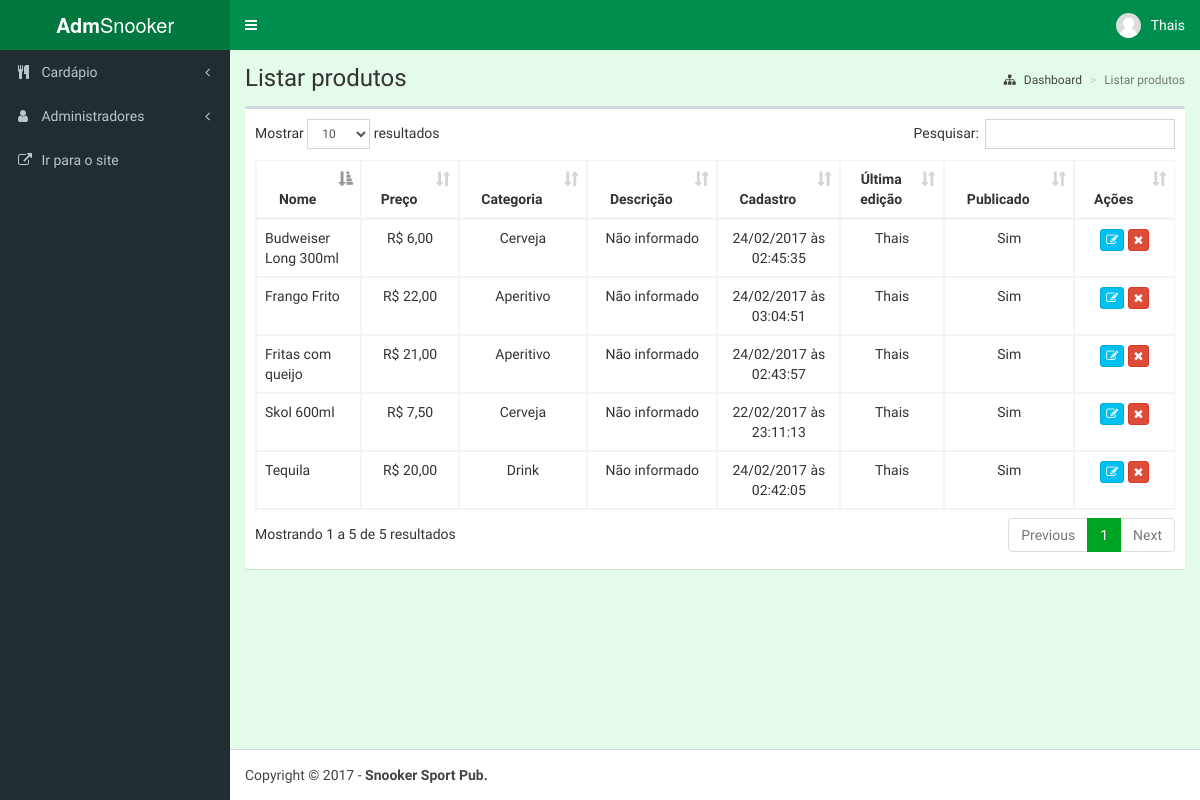
The app's page /admin/listar_produtos.php (signed in) with its own data.
### tables this page shows
CREATE TABLE `produtos` (
  `id_produto` int(11) NOT NULL,
  `nome` varchar(45) NOT NULL,
  `descricao` varchar(100) DEFAULT NULL,
  `preco` varchar(9) DEFAULT NULL,
  `categoria` char(1) NOT NULL,
  `publicado` char(1) NOT NULL,
  `cadastro` timestamp NOT NULL DEFAULT CURRENT_TIMESTAMP ON UPDATE CURRENT_TIMESTAMP,
  `admin_id_admin` int(11) NOT NULL
);

### admin/listar_produtos.php (the view, shortened to what this page needs)
<?php
require_once('../Connections/conexao.php');
$sql = "SELECT id_produto, nome, preco, categoria, descricao, publicado, admin_id_admin, DATE_FORMAT(cadastro, '%d/%m/%Y às %T') as date_formatted FROM produtos";
$result_product = mysql_query($sql,$connection) or die ("Error in table selection.");
$row_product = mysql_fetch_assoc($result_product);
$totalRows_product = mysql_num_rows($result_product);
?>
<!DOCTYPE html>
<html lang="pt-br">
<head>
  <link rel="stylesheet" href="bootstrap/css/bootstrap.css">
  <link rel="stylesheet" href="dist/font-awesome-4.7.0/css/font-awesome.min.css">
  <link rel="stylesheet" href="plugins/datatables/dataTables.bootstrap.css">
  <link rel="stylesheet" href="dist/css/style.css">
  <link rel="stylesheet" href="dist/css/skins/_all-skins.css">
</head>
<body class="hold-transition skin-blue sidebar-mini">
  <div class="wrapper">
    <?php include 'header.php'; ?>
    <?php include 'menu.php'; ?>
    <div class="content-wrapper">
      <section class="content-header">
        <h1>
          Listar produtos
        </h1>
        <ol class="breadcrumb">
          <li><a href="index.php"><i class="fa fa-sitemap"></i> Dashboard</a></li>
          <li class="active">Listar produtos</li>
        </ol>
      </section>
      <section class="content">
        <div id="conteudo" class="box">
          <div class="box-body">
              <?php if ($totalRows_product>0){ ?>
                <table id="example1" class="table table-bordered table-hover table-responsive">
                  <thead>
                    <tr>
                      <th class="text-center">Nome</th>
                      <th class="text-center">Preço</th>
                      <th class="text-center">Categoria</th>
                      <th class="text-center">Descrição</th>
                      <th class="text-center">Cadastro</th>
                      <th class="text-center">Última edição</th>
                      <th class="text-center">Publicado</th>
                      <th class="text-center">Ações</th>
                    </tr>
                  </thead>
                  <tbody>
                    <?php do { ?>
                      <tr>
                        <td><?php echo $row_product['nome']; ?></td>
                        <td class="text-center">
                          <?php if($row_product['preco']!=NULL){
                            echo $row_product['preco'];
                          }
                          else{
                            echo 'Não informado';
                          }  ?>
                        </td>
                        <td class="text-center">
                          <?php
                          switch ($row_product['categoria']) {
                            case 'C':
                            echo "Cerveja";
                            break;
                            case 'D':
                            echo "Drink";
                            break;
                            case 'A':
                            echo "Aperitivo";
                            break;
                          }
                          ?>
                        </td>
                        <td class="text-center">
                          <?php if($row_product['descricao']!=NULL){
                            echo $row_product['descricao'];
                          }
                          else{
                            echo 'Não informado';
                          }  ?>
                        </td>
                        <td class="text-center"><?php echo $row_product['date_formatted']; ?></td>
                        <td class="text-center">
                          <?php
                          $id_admin = $row_product['admin_id_admin'];
                          $sql = "SELECT nome FROM admin WHERE id_admin=$id_admin";
                          $result_admin = mysql_query($sql,$connection) or die ("Error in table selection.");
                          $row_admin = mysql_fetch_assoc($result_admin);
                          $totalRows_admin = mysql_num_rows($result_admin);
                          $first_name_admin = explode(" ", $row_admin['nome']);
                          if($totalRows_admin > 0){
                            echo $first_name_admin[0];
                          }
                          else{
                            echo 'Anônimo <i class="fa fa-question-circle" data-toggle="tooltip" data-placement="top" title="Admin foi excluído."></i>';
                          }
                          ?>
                        </td>
                        <td class="text-center">
                          <?php
                          if($row_product['publicado']!='N'){
                            echo "Sim";
                          }
                          else{
                            echo "<span class='c-red'>Não</span>";
                          }
                          ?>
                        </td>
                        <td class="text-center">
                          <a href="editar_produto.php?id=<?php echo $row_product['id_produto']; ?>" class="btn btn-info btn-xs"><i class="fa fa-edit" data-toggle="tooltip" data-placement="top" title="Editar"></i></a>
                          <?php if($row_logged['categoria']=='S'){ ?>
                            <a href="#" onclick="javascript: if (confirm('Essa ação é irreversível, tem certeza que deseja excluir esse produto?'))location.href='deletions.php?id_produto=<?php echo $row_product['id_produto']; ?>; ?>'" class="btn btn-danger btn-xs"><i class="fa fa-remove" data-toggle="tooltip" data-placement="top" title="Excluir"></i></a>
                            <?php } ?>
                          </td>
                        </tr>
                        <?php } while ($row_product = mysql_fetch_assoc($result_product)); ?>
                      </tbody>
                    </table>
                      <?php }?>
                    </div>
                  </div>
                </section>
              </div>
              <?php include 'footer.php'; ?>
            </div>
          </body>
          </html>

### admin/header.php (shortened to what this page needs)
<?php
$email_logged = $_SESSION['email'];
$sql = "SELECT nome, categoria, id_admin FROM admin WHERE email='$email_logged'";
$result = mysql_query($sql,$connection) or die ("Error in table selection.");
$row_logged = mysql_fetch_assoc($result);
$first_name_logged = explode(" ", $row_logged['nome']);
?>
<header class="main-header">
  <a href="index.php" class="logo">
    <span class="logo-lg"><b>Adm</b>Snooker</span>
  </a>
  <nav class="navbar navbar-static-top">
    <a href="#" class="sidebar-toggle" data-toggle="offcanvas" role="button">
    </a>
    <div class="navbar-custom-menu">
      <ul class="nav navbar-nav">
        <li class="dropdown user user-menu">
          <a href="#" class="dropdown-toggle" data-toggle="dropdown">
            <img src="../img/default.jpg" class="user-image" alt="User Image">
            <span class="hidden-xs"><?php echo $first_name_logged[0]; ?></span>
          </a>
        </li>
      </ul>
    </div>
  </nav>
</header>

### admin/listar_produtos.php (style rules this page uses)
#conteudo { display:none; }

### records on screen
produtos: nome "Skol 600ml", preco "R$ 7,50", categoria "Cerveja", descricao "Não informado", date_formatted "22/02/2017 às 23:11:13", admin_id_admin.nome "Thais", publicado "Sim"
produtos: nome "Tequila", preco "R$ 20,00", categoria "Drink", descricao "Não informado", date_formatted "24/02/2017 às 02:42:05", admin_id_admin.nome "Thais", publicado "Sim"
produtos: nome "Fritas com queijo", preco "R$ 21,00", categoria "Aperitivo", descricao "Não informado", date_formatted "24/02/2017 às 02:43:57", admin_id_admin.nome "Thais", publicado "Sim"
produtos: nome "Budweiser Long 300ml", preco "R$ 6,00", categoria "Cerveja", descricao "Não informado", date_formatted "24/02/2017 às 02:45:35", admin_id_admin.nome "Thais", publicado "Sim"
produtos: nome "Frango Frito", preco "R$ 22,00", categoria "Aperitivo", descricao "Não informado", date_formatted "24/02/2017 às 03:04:51", admin_id_admin.nome "Thais", publicado "Sim"

### other values on screen
$first_name_logged[0] "Thais"
